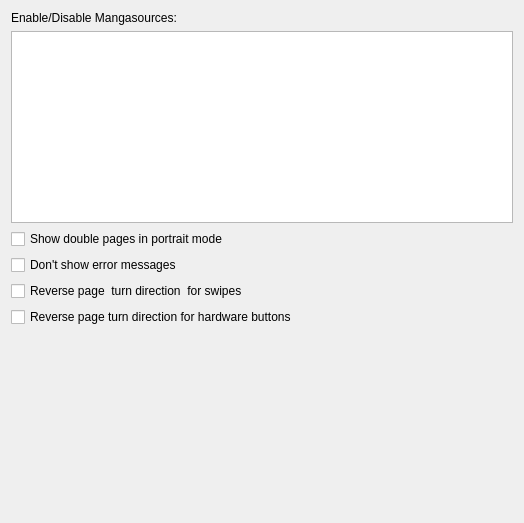
<?xml version="1.0" encoding="UTF-8"?>
<ui version="4.0">
 <class>SettingsWidget</class>
 <widget class="QWidget" name="SettingsWidget">
  <property name="geometry">
   <rect>
    <x>0</x>
    <y>0</y>
    <width>524</width>
    <height>523</height>
   </rect>
  </property>
  <property name="windowTitle">
   <string>Form</string>
  </property>
  <layout class="QVBoxLayout" name="verticalLayout">
   <item>
    <widget class="QLabel" name="label">
     <property name="text">
      <string>Enable/Disable Mangasources:</string>
     </property>
    </widget>
   </item>
   <item>
    <widget class="QTableWidget" name="tableWidgetMangaSourcesEnabled"/>
   </item>
   <item>
    <widget class="QCheckBox" name="checkBoxDoublePages">
     <property name="text">
      <string>Show double pages in portrait mode</string>
     </property>
    </widget>
   </item>
   <item>
    <widget class="QCheckBox" name="checkBoxHideErrorMessages">
     <property name="text">
      <string>Don't show error messages</string>
     </property>
    </widget>
   </item>
   <item>
    <widget class="QCheckBox" name="checkBoxReverseSwipeDirection">
     <property name="text">
      <string>Reverse page  turn direction  for swipes</string>
     </property>
    </widget>
   </item>
   <item>
    <widget class="QCheckBox" name="checkBoxReverseButtonDirection">
     <property name="text">
      <string>Reverse page turn direction for hardware buttons</string>
     </property>
    </widget>
   </item>
   <item>
    <spacer name="verticalSpacer">
     <property name="orientation">
      <enum>Qt::Vertical</enum>
     </property>
     <property name="sizeHint" stdset="0">
      <size>
       <width>20</width>
       <height>40</height>
      </size>
     </property>
    </spacer>
   </item>
  </layout>
 </widget>
 <resources/>
 <connections/>
</ui>
